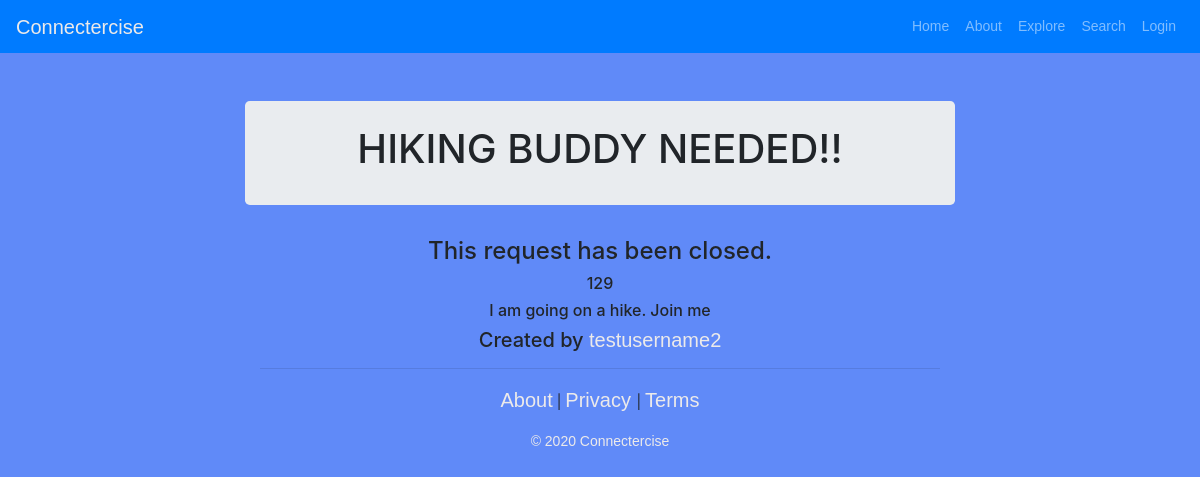
Screenshot of /sport/hiking/181106028131624830512744742399961533805 with the database file from the repository.
### connectercise/models.py (models this page shows, shortened)
class SportRequest(models.Model):
    sport = models.ForeignKey(Sport, on_delete=models.CASCADE)
    title = models.CharField(max_length=128)
    views = models.IntegerField(default=0)
    slug = models.SlugField(unique=True)
    request_id = models.CharField(max_length=128,primary_key=True)
    suggested_date = models.DateField(null=True, blank=True, help_text='MM/DD/YY (optional HH:MM)')
    location = models.CharField(max_length=512)
    creator = models.ForeignKey(User, on_delete=models.CASCADE)
    desc = models.CharField(max_length=1024)
    completed = models.BooleanField(default=False)
    picture = models.ImageField(upload_to='requests', blank=True)

### connectercise/views.py (the view, shortened to what this page needs)
# urls.py: path('sport/<slug:sport_name_slug>/<slug:request_name_slug>', views.show_request, name='show_request'),
def show_request(request, sport_name_slug, request_name_slug):
    context_dict = {}
    try:
        s_request = SportRequest.objects.get(slug=request_name_slug)
        SportRequest.objects.filter(slug=request_name_slug).update(views=s_request.views+1)
        context_dict['request'] = s_request
        comments = s_request.comments.filter(active=True)
        new_comment = None
        context_dict['comments'] = comments
    except SportRequest.DoesNotExist:
        context_dict['request'] = None
    return render(request, 'connectercise/request.html', context=context_dict)

### templates/connectercise/request.html (shortened to what this page needs)
{% extends 'connectercise/base.html' %}
{% load static %}
{% block body_block %}
    <div class="jumbotron p-4">
        <div class="container text-center">
        {% if request %}
             <h1 class="jumbotron-heading">{{ request.title }}</h1>
        {% else %}
            The specified sporting request does not exist.
        {% endif %}
        </div>
    </div>
    <ul>
    {% if request %}
        {% if request.completed %}
        <h4>This request has been closed.</h4>
        {% endif %}
        <h6> {{ request.views }}</h6>
        <h6>{{ request.desc }}</h6>
        <h5>Created by <a class="footer" href = "{% url 'connectercise:show_user' request.creator.username %}">{{ request.creator.username }}</a></h5>
    </ul>
    {% else %}
        <strong>404</strong>
    {% endif %}
{% endblock %}

### static/css/dashboard.css (style rules this page uses)
body { font-size: .875rem; background-color: #608AF8; }
a { color: #608AF8; font-family: helvetica; }
a.footer { color: rgb(236, 234, 234); font-family: helvetica; font-size: 20px; text-decoration: none; }
* { box-sizing: border-box; }

### static/css/scrolling-nav.css (style rules this page uses)
* { margin: 0; padding: 0; }

### rows the page displays
SportRequest: title "HIKING BUDDY NEEDED!!", views "129", desc "I am going on a hike. Join me", creator.username "testusername2"
